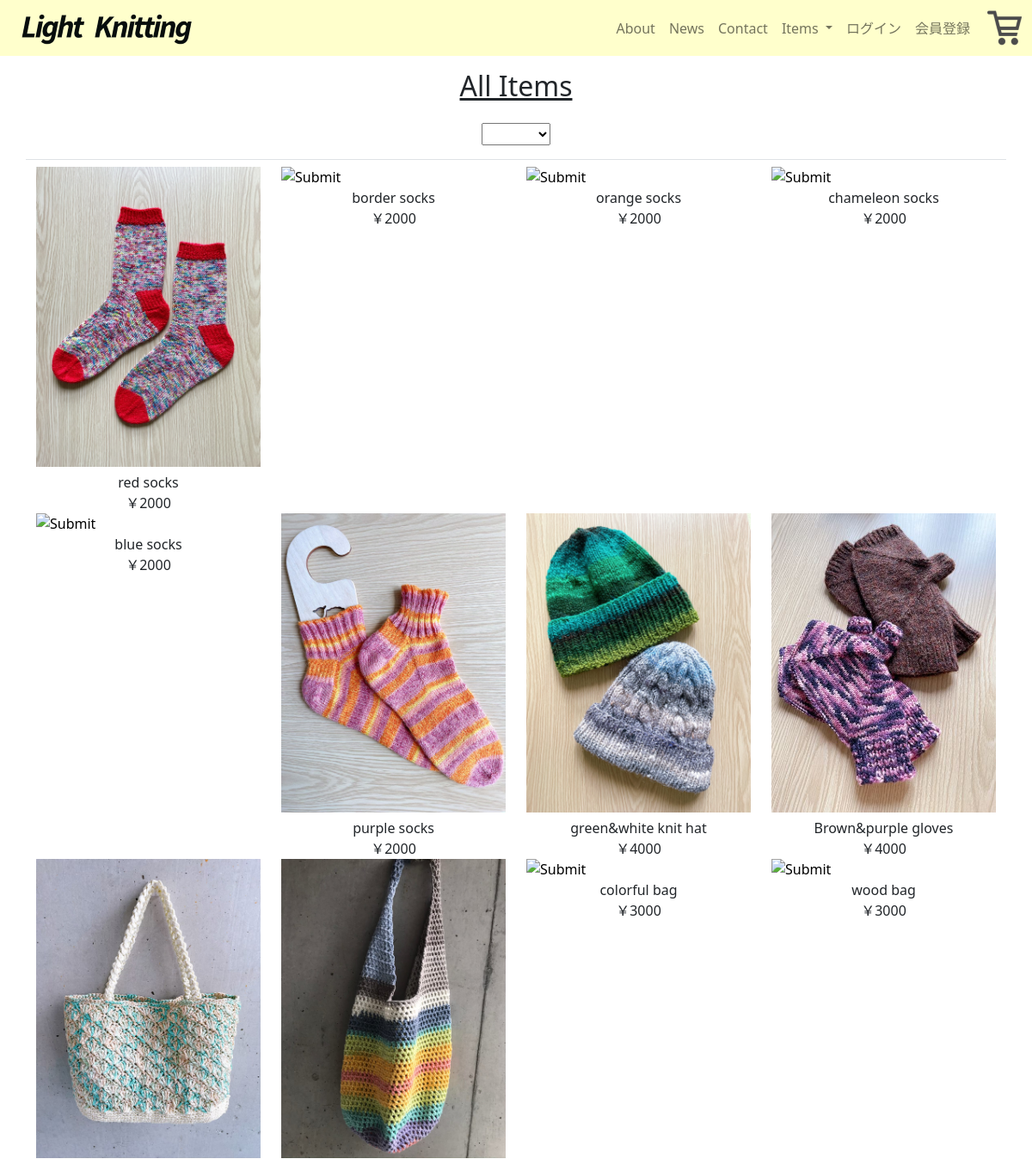
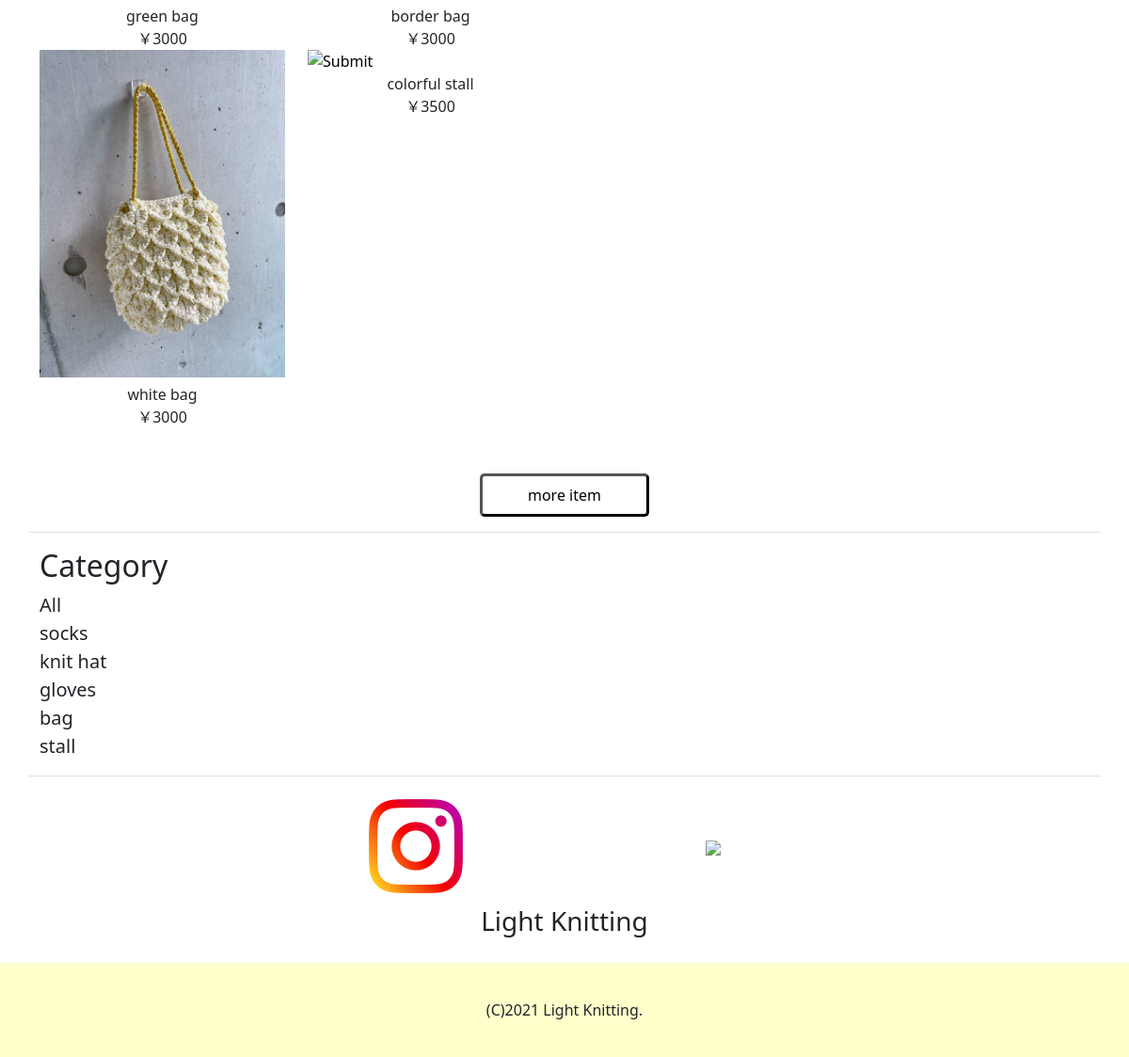
The page /items.php on the database its author committed (2 pictures, top to bottom).
### tables this page shows
CREATE TABLE `products` (
  `product_id` int(11) NOT NULL COMMENT '商品ID',
  `name` varchar(255) NOT NULL COMMENT '商品名',
  `price` int(11) NOT NULL COMMENT '値段',
  `category_id` int(11) NOT NULL COMMENT 'カテゴリID',
  `image_path` varchar(255) DEFAULT NULL COMMENT '商品画像パス',
  `sub_image_path` varchar(255) DEFAULT NULL COMMENT 'サブ商品画像パス',
  `description` varchar(255) DEFAULT NULL COMMENT '説明',
  `is_line_up` int(11) NOT NULL DEFAULT 0 COMMENT 'ラインナップフラグ',
  `is_deleted` int(11) NOT NULL DEFAULT 0 COMMENT '削除フラグ',
  `created_at` timestamp NOT NULL DEFAULT current_timestamp() COMMENT '登録日付',
  `updated_at` timestamp NOT NULL DEFAULT current_timestamp() ON UPDATE current_timestamp() COMMENT '更新日付'
);

### items.php (called while the page is built, shortened)
<?php
  $pdo = new PDO("mysql:dbname=knit_shop", "root");
  if(isset($_GET['category_id'])) {
  $categories_id = $_GET['category_id'];
  $products_st = $pdo->query("SELECT * FROM products WHERE category_id=$categories_id");
  $products_st->setFetchMode(PDO::FETCH_ASSOC);
  $products = $products_st->fetchAll();
  $categories_st = $pdo->query("SELECT category_id, name FROM categories WHERE category_id = $categories_id");
  $categories_st->setFetchMode(PDO::FETCH_ASSOC);
  $categories = $categories_st->fetchAll();
  } else {
    $categories[0]['name'] = "All Items";
    $products_st = $pdo->query("SELECT * FROM products");
    $products_st->setFetchMode(PDO::FETCH_ASSOC);
    $products = $products_st->fetchAll();
  }
  require 'views/v_items.php';
?>

### views/v_items.php (the view, shortened to what this page needs)
<!DOCTYPE html>
<html lang="ja">
    <head>
        <link href="https://cdn.jsdelivr.net/npm/bootstrap@5.0.2/dist/css/bootstrap.min.css" rel="stylesheet">
    </head>
    <body style="min-width: 300px;">
        <div id="wrapper">
            <header style="background-color: #FFFFCC;">
                <div class="container-fluid">
                    <nav class="navbar navbar-expand-lg navbar-light">
                        <div class="container-fluid">
                            <h1 class="d-flex align-items-center m-0 w-50"><a class="navbar-brand m-0" href="index.php"><img src="img/Light_Knitting_logo.png" alt="Light Knitting" class="img-fluid"></a></h1>
                            <div class="collapse navbar-collapse" id="navbarNavDropdown">
                                <ul class="navbar-nav ms-auto align-items-center">
                                    <li class="nav-item">
                                        <a class="nav-link" href="about.php">About</a>
                                    </li>
                                    <li class="nav-item">
                                        <a class="nav-link" href="news.php">News</a>
                                    </li>
                                    <li class="nav-item">
                                        <a class="nav-link" href="contact.php">Contact</a>
                                    </li>
                                    <li class="nav-item dropdown align-items-center text-center">
                                        <a class="nav-link dropdown-toggle" href="#" id="navbarDropdownMenuLink" role="button" data-bs-toggle="dropdown" aria-expanded="false">
                                        Items
                                        </a>
                                    </li>
                                    <li class="nav-item">
                                        <a class="nav-link" href="#">ログイン</a>
                                    </li>
                                    <li class="nav-item">
                                        <a class="nav-link" href="#">会員登録</a>
                                    </li>
                                </ul>
                            </div>
                        </div>
                        <li class="list-unstyled"><a class="nav-link p-0  d-none d-lg-block" href="#"><img src="img/cart.png"></a></li>
                    </nav>
                </div>
            </header>
            <main>
                <div id="item_main_container">
                    <h2 id="item_heading" class="text-decoration-underline text-center p-3"><?php echo $categories[0]['name'];?></h2>
                    <div id="category_menu" class="d-flex justify-content-center align-items-center">
                        <select name="category" onchange="location.href=value;">
                            <option value=""></option>
                            <option value="items.php">All</option>
                        </select>
                    </div>
                    <div id="item_article_container"  class="container border-top border-bottom my-3">
                        <ul class="item_list list-unstyled row my-2">
                            <?php foreach($products as $product) { ?>
                                <li class="item_individual col-6 col-sm-3">
                                    <form action ="item_detail.php" method ="GET">
                                        <div class="item_pic"><input type="image" class="img-fluid" src="<?php echo $product['image_path']; ?>"></div>
                                        <div class="item_name text-center"><?php echo ($product['name']); ?></div>
                                        <div class="item_price text-center"><?php echo "￥".($product['price']); ?></div>
                                    </form>
                                </li>
                            <?php } ?>
                        </ul>
                        <p class="more_item_button mt-5 text-center"><button type="button" class="bg-white border-3 px-5 py-2" style="border-radius: 5px;">more item</button></p>
                    </div>
                    <div id="sub_category" class="container border-bottom mb-3">
                        <h2>Category</h2>
                        <ul class="sub_category_menu list-unstyled fs-5">
                            <li><a class="text-decoration-none text-dark" href="items.php">All</a></li>
                            <li><a class="text-decoration-none text-dark" href="items.php?category_id=1">socks</a></li>
                            <li><a class="text-decoration-none text-dark" href="items.php?category_id=2">knit hat</a></li>
                            <li><a class="text-decoration-none text-dark" href="items.php?category_id=3">gloves</a></li>
                            <li><a class="text-decoration-none text-dark" href="items.php?category_id=4">bag</a></li>
                            <li><a class="text-decoration-none text-dark" href="items.php?category_id=5">stall</a></li>
                        </ul>
                    </div>
                </div>
                <div id="icons_container" class="container-fluid p-0 text-center">
                    <div id="icons">
                        <div class="row justify-content-center align-items-center m-0">
                            <div class="col-3 p-0 m-2">
                                <a href="#"><img src="img/instagram_logo.png" class="img-fluid p-0"></a>
                            </div>
                            <div class="col-3 p-0 m-2">
                                <a href="#"><img src="img/twitter_logo.png" class="img-fluid p-0"></a>
                            </div>
                        </div>
                        <div class="row mb-4 mx-0">
                            <div class="col p-0 m-0 fs-3 link-dark">
                                <a href="index.php" class="text-decoration-none text-dark">Light Knitting</a>
                            </div>
                        </div>
                    </div>
                </div>
            </main>
            <footer class="container-fluid" style="height:100px; background-color: #FFFFCC;">
                <div class="d-flex justify-content-center align-items-center" style="height: 100px">
                    <p class="m-0">(C)2021 Light Knitting.</p>
                </div>
            </footer>
        </div>
    </body>
</html>

### rows shown on the page
products: name "red socks", price "2000"
products: name "border socks", price "2000"
products: name "orange socks", price "2000"
products: name "chameleon socks", price "2000"
products: name "blue socks", price "2000"
products: name "purple socks", price "2000"
products: name "green&white knit hat", price "4000"
products: name "Brown&purple gloves", price "4000"
products: name "green bag", price "3000"
products: name "border bag", price "3000"
products: name "colorful bag", price "3000"
products: name "wood bag", price "3000"
products: name "white bag", price "3000"
products: name "colorful stall", price "3500"

### other values the page prints
$categories[0]['name'] "All Items"
